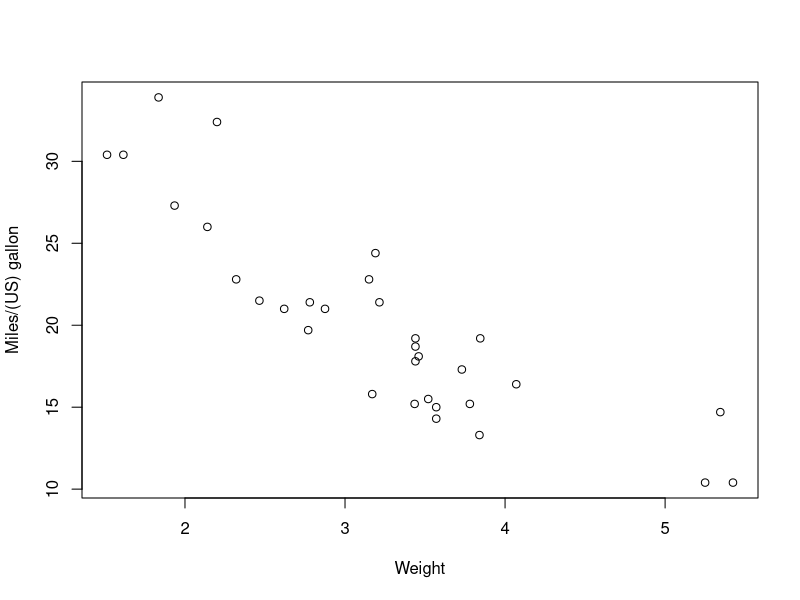
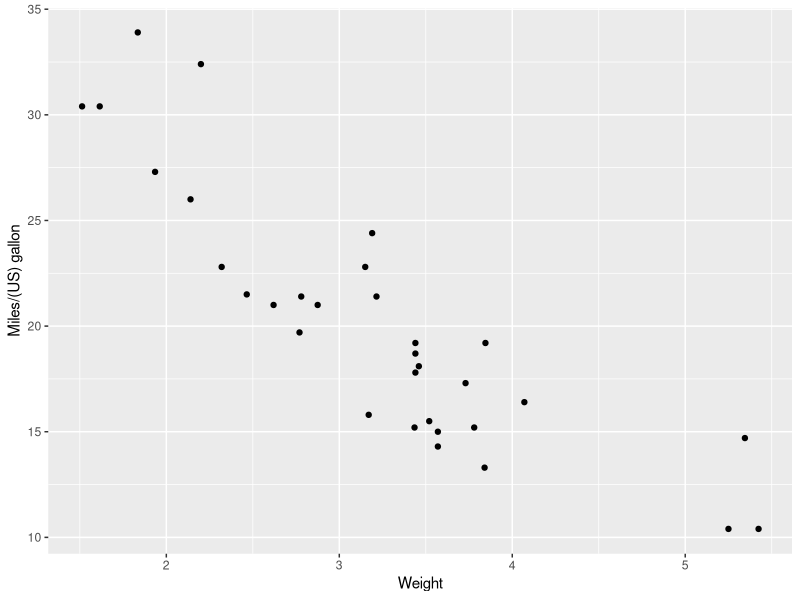
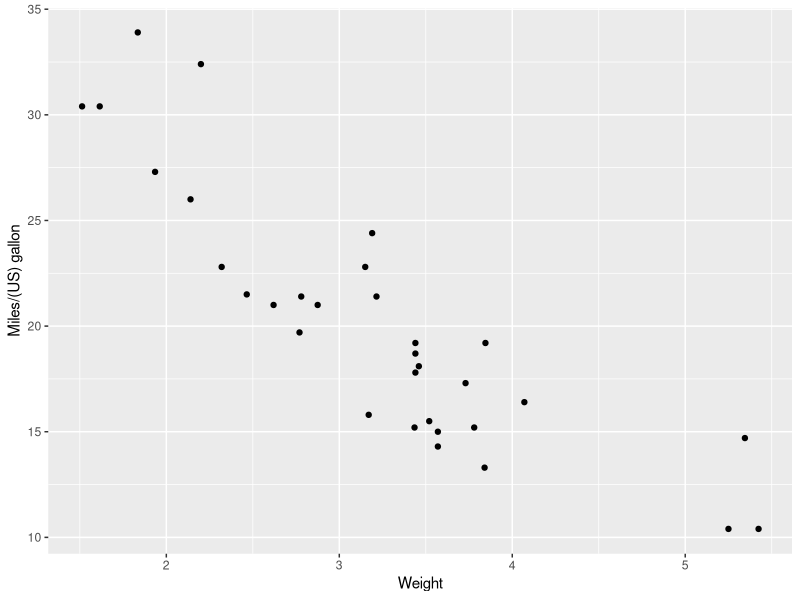
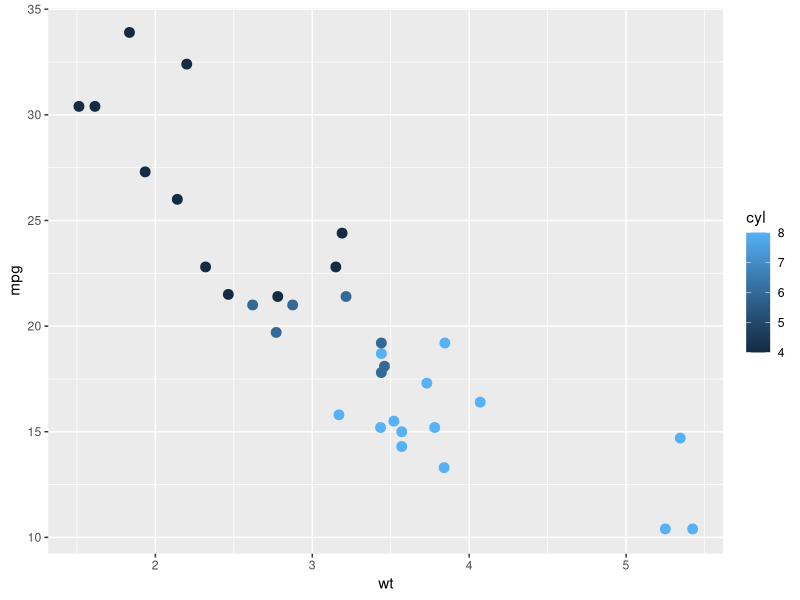
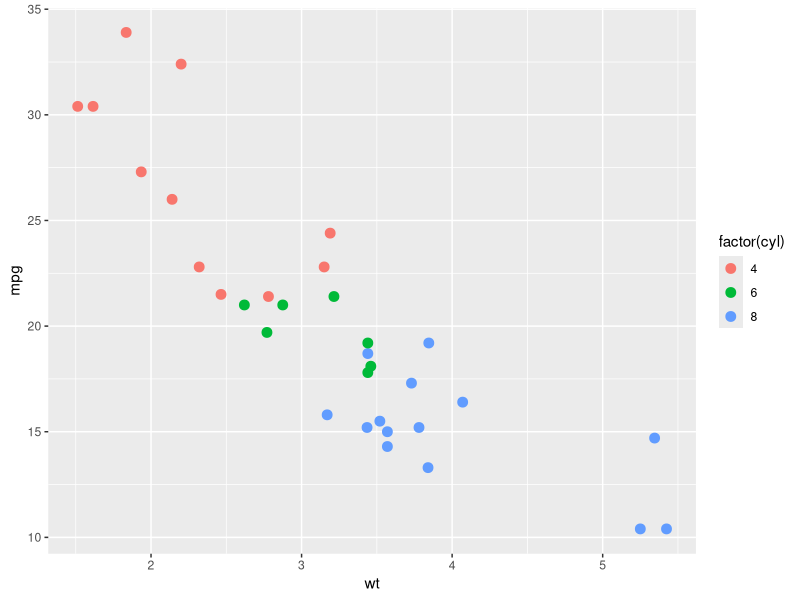
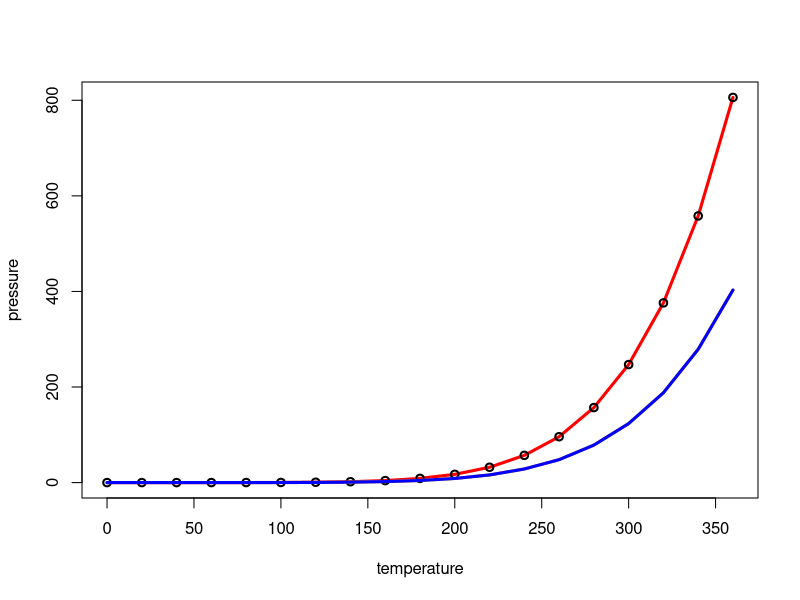
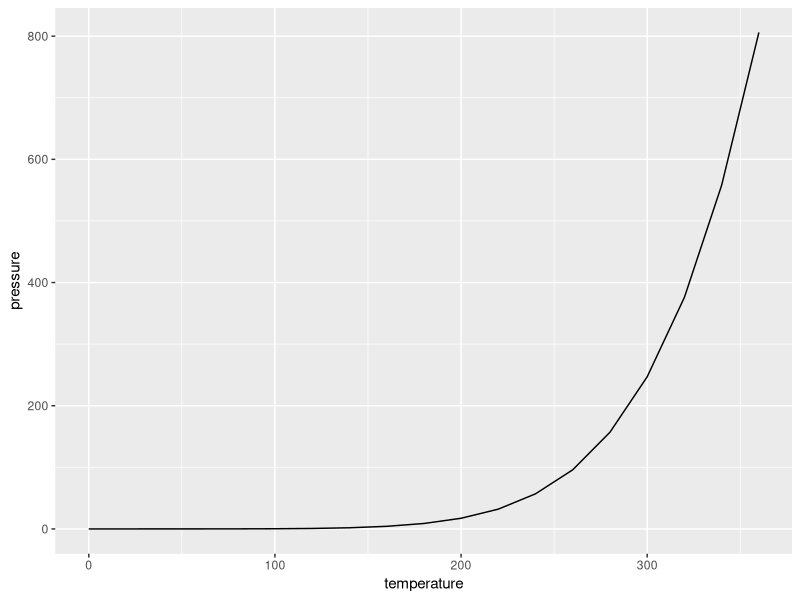
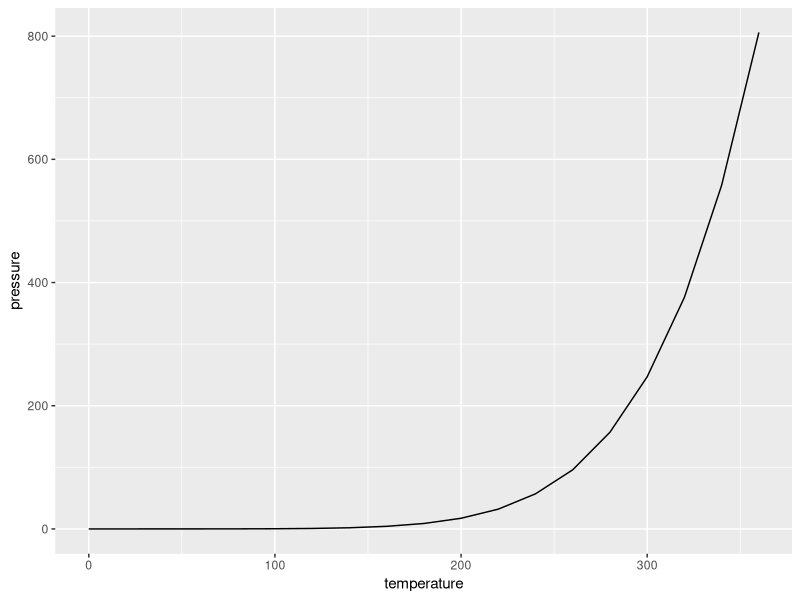

The R source for these figures, in order:
#creating plots
#chapter:2 --> R Graphics Cookbook
attach(mtcars)
plot(mtcars$wt, mtcars$mpg, xlab = "Weight", ylab = "Miles/(US) gallon")
library(ggplot2)
help("qplot")
qplot(mtcars$wt, mtcars$mpg, xlab = "Weight", ylab = "Miles/(US) gallon")
qplot(wt,mpg, data = mtcars,xlab = "Weight", ylab = "Miles/(US) gallon")
help("ggplot")
help("aes")
help("geom_point")
ggplot(mtcars,aes(x=wt,y=mpg,color=cyl))+geom_point(size=3)
ggplot(mtcars,aes(x=wt,y=mpg,color=factor(cyl)))+geom_point(size=3)#Convert cyl to a factor

plot(pressure$temperature, pressure$pressure,xlab = "temperature", ylab = "pressure",type = "l",col="red",lwd = 3)
points(pressure$temperature, pressure$pressure, col="black",lwd = 2)

lines(pressure$temperature, pressure$pressure/2, col="orange",lwd =3)
lines(pressure$temperature, pressure$pressure/2, col="blue", lwd =3)

library(ggplot2)
qplot(pressure$temperature, pressure$pressure, xlab = "temperature", ylab = "pressure",geom = "line")
qplot(temperature, pressure, data = pressure, xlab = "temperature", ylab = "pressure",geom="line")

#lines and points together
ggplot(pressure, aes(x=temperature,y=pressure))+geom_line(color="orange")+geom_point(color="red",size=2)
#this is also equivalent to:
qplot(temperature,pressure, data= pressure, geom = c("line","point"))
